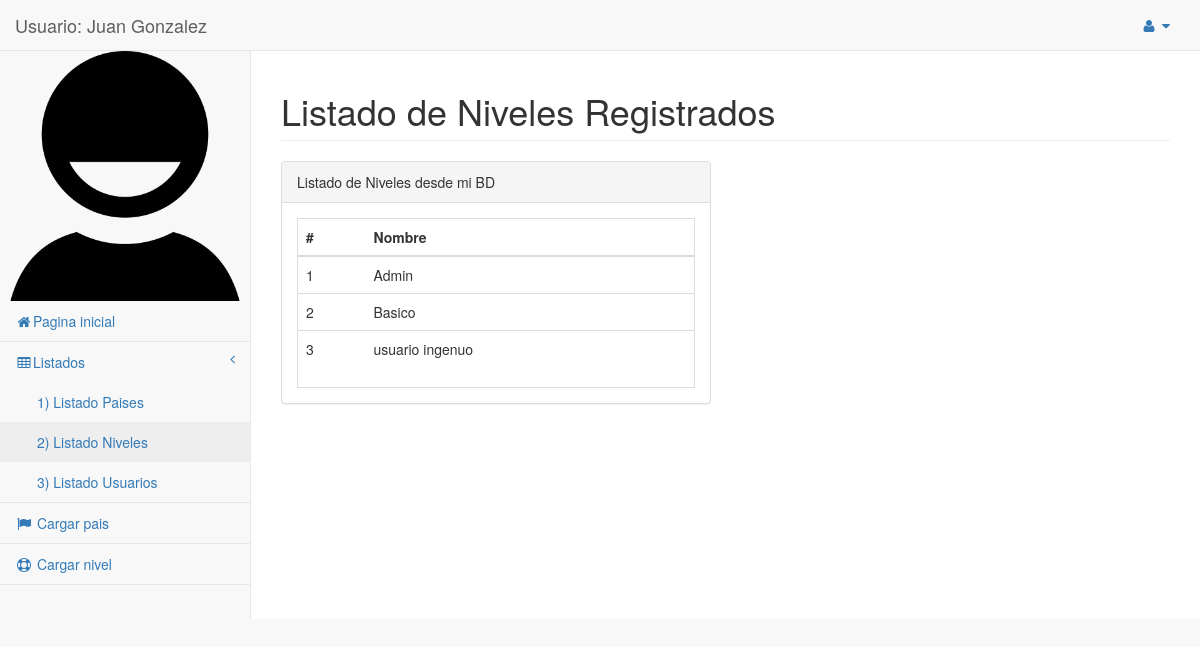
/listado_niveles1.php (signed in), run on the app's committed database.
### tables this page shows
CREATE TABLE IF NOT EXISTS `niveles` (
  `id` int(11) NOT NULL AUTO_INCREMENT,
  `denominacion` varchar(50) NOT NULL,
  PRIMARY KEY (`id`)
);

### funciones/select_niveles.php (called while the page is built)
<?php
function Listar_Niveles($vConexion) {
    $Listado=array();
        $SQL = "SELECT * FROM niveles ORDER BY denominacion";
        $rs = mysqli_query($vConexion, $SQL);
        $i=0;
        while ($data = mysqli_fetch_array($rs)) {
            $Listado[$i]['ID'] = $data['id'];
            $Listado[$i]['NOMBRE'] = $data['denominacion'];
            $i++;
        }
    return $Listado;
}

### listado_niveles1.php (the view, shortened to what this page needs)
<?php
$MiConexion = ConexionBD();
require_once 'funciones/select_niveles.php';
$ListadoNiveles = Listar_Niveles($MiConexion);
$CantidadNiveles = count($ListadoNiveles);
?>
<?php require_once 'header.inc.php'; ?>
</head>
<body>
    <div id="wrapper">
        <nav class="navbar navbar-default navbar-static-top" role="navigation" style="margin-bottom: 0">
            <div class="navbar-header">
                <a class="navbar-brand" href="index.php">
                Usuario:  <?php echo $_SESSION['Usuario_Nombre'].' '.$_SESSION['Usuario_Apellido']; ?>
                </a>
            </div>
            <?php require_once 'user.inc.php'; ?>
            <?php require_once 'menu.inc.php'; ?>
        </nav>
        <div id="page-wrapper">
            <div class="row">
                <div class="col-lg-12">
                    <h1 class="page-header">Listado de Niveles Registrados</h1>
                </div>
            </div>
            <div class="row">
                <div class="col-lg-6">
                    <div class="panel panel-default">
                        <div class="panel-heading">
                            Listado de Niveles desde mi BD
                        </div>
                        <div class="panel-body">
                            <div class="table-responsive table-bordered">
                                <table class="table">
                                    <thead>
                                        <tr>
                                            <th>#</th>
                                            <th>Nombre</th>
                                        </tr>
                                    </thead>
                                    <tbody>
                                        <?php for ($i=0; $i<$CantidadNiveles; $i++) { ?>
                                            <tr>
                                            <td><?php echo $ListadoNiveles[$i]['ID']; ?></td>
                                            <td><?php echo $ListadoNiveles[$i]['NOMBRE']; ?></td>
                                            </tr>
                                        <?php } ?>
                                    </tbody>
                                </table>
                            </div>
                        </div>
                    </div>
                </div>
            </div>
                </div>
            </div>
<?php require_once 'footer.inc.php'; ?>

### data on the page
niveles: id "1", denominacion "Admin"
niveles: id "2", denominacion "Basico"
niveles: id "3", denominacion "usuario ingenuo"

### other printed values
$_SESSION['Usuario_Nombre'] "Juan"
$_SESSION['Usuario_Apellido'] "Gonzalez"
